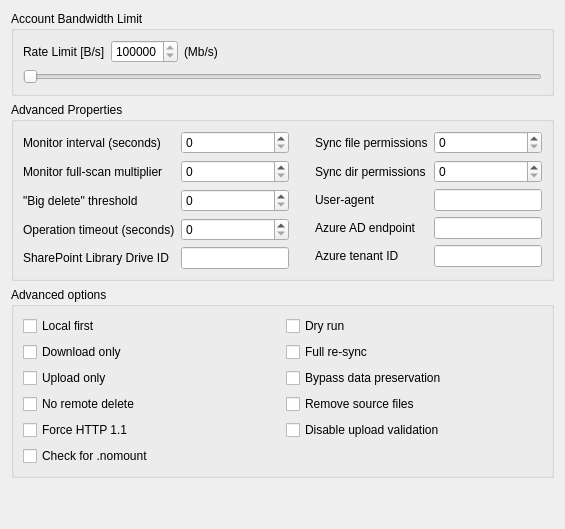
       <widget class="QWidget" name="tab_2">
        <attribute name="title">
         <string>Sync Options</string>
        </attribute>
        <layout class="QVBoxLayout" name="verticalLayout_8">
         <item>
          <widget class="QGroupBox" name="groupBox_10">
           <property name="toolTip">
            <string>&lt;html&gt;&lt;head/&gt;&lt;body&gt;&lt;p&gt;To minimise the Internet bandwidth for upload and download operations, you can configure the bandwidth limit option. &lt;/p&gt;&lt;/body&gt;&lt;/html&gt;</string>
           </property>
           <property name="title">
            <string>Account Bandwidth Limit</string>
           </property>
           <layout class="QGridLayout" name="gridLayout_11">
            <item row="0" column="1">
             <widget class="QSpinBox" name="spinBox_rate_limit">
              <property name="minimum">
               <number>131072</number>
              </property>
              <property name="maximum">
               <number>125000000</number>
              </property>
              <property name="singleStep">
               <number>12500</number>
              </property>
             </widget>
            </item>
            <item row="0" column="0">
             <widget class="QLabel" name="label_rate_limit">
              <property name="text">
               <string>Rate Limit [B/s]</string>
              </property>
             </widget>
            </item>
            <item row="1" column="0" colspan="4">
             <widget class="QSlider" name="horizontalSlider_rate_limit">
              <property name="minimum">
               <number>125000</number>
              </property>
              <property name="maximum">
               <number>125000000</number>
              </property>
              <property name="singleStep">
               <number>12500</number>
              </property>
              <property name="pageStep">
               <number>12500</number>
              </property>
              <property name="orientation">
               <enum>Qt::Horizontal</enum>
              </property>
             </widget>
            </item>
            <item row="0" column="3">
             <spacer name="horizontalSpacer">
              <property name="orientation">
               <enum>Qt::Horizontal</enum>
              </property>
              <property name="sizeHint" stdset="0">
               <size>
                <width>40</width>
                <height>20</height>
               </size>
              </property>
             </spacer>
            </item>
            <item row="0" column="2">
             <widget class="QLabel" name="label_rate_limit_mbps">
              <property name="text">
               <string>(Mb/s)</string>
              </property>
             </widget>
            </item>
           </layout>
          </widget>
         </item>
         <item>
          <widget class="QGroupBox" name="groupBox_4">
           <property name="title">
            <string>Advanced Properties</string>
           </property>
           <layout class="QHBoxLayout" name="horizontalLayout">
            <item>
             <layout class="QFormLayout" name="formLayout_4">
              <item row="0" column="0">
               <widget class="QLabel" name="label_monitor_interval">
                <property name="toolTip">
                 <string>&lt;html&gt;&lt;head/&gt;&lt;body&gt;&lt;p&gt;The monitor interval is defined as the wait time 'between' sync's when running in monitor mode. When this interval expires, the client will check OneDrive for changes online, performing data integrity checks and scanning the local &lt;span style=&quot; font-weight:700;&quot;&gt;Sync Directory&lt;/span&gt; for new content.&lt;br/&gt;&lt;/p&gt;&lt;p&gt;By default without configuration, monitor interval is set to &lt;span style=&quot; font-weight:700;&quot;&gt;300&lt;/span&gt; seconds. Setting this value to &lt;span style=&quot; font-weight:700;&quot;&gt;600&lt;/span&gt; will run the sync process every &lt;span style=&quot; font-weight:700;&quot;&gt;10 minutes&lt;/span&gt;.&lt;/p&gt;&lt;/body&gt;&lt;/html&gt;</string>
                </property>
                <property name="text">
                 <string>Monitor interval (seconds)</string>
                </property>
               </widget>
              </item>
              <item row="0" column="1">
               <widget class="QSpinBox" name="spinBox_monitor_interval">
                <property name="maximum">
                 <number>1000000</number>
                </property>
               </widget>
              </item>
              <item row="1" column="0">
               <widget class="QLabel" name="label_monitor_fullscan_frequency">
                <property name="toolTip">
                 <string>&lt;html&gt;&lt;head/&gt;&lt;body&gt;&lt;p&gt;This configuration option controls the number of 'monitor_interval' iterations between when a full scan of your data is performed to ensure data integrity and consistency.&lt;/p&gt;&lt;p&gt;&lt;br/&gt;&lt;/p&gt;&lt;p&gt;By default without configuration, 'monitor_fullscan_frequency' is set to 12. In this default state, this means that a full scan is performed every 'monitor_interval' x 'monitor_fullscan_frequency' = 3600 seconds. This is only applicable when running in --monitor mode.&lt;/p&gt;&lt;p&gt;&lt;br/&gt;&lt;/p&gt;&lt;p&gt;Setting this value to 24 means that the full scan of OneDrive and checking the integrity of the data stored locally will occur every 2 hours (assuming 'monitor_interval' is set to 300 seconds).&lt;/p&gt;&lt;/body&gt;&lt;/html&gt;</string>
                </property>
                <property name="text">
                 <string>Monitor full-scan multiplier</string>
                </property>
               </widget>
              </item>
              <item row="1" column="1">
               <widget class="QSpinBox" name="spinBox_monitor_fullscan_frequency">
                <property name="maximum">
                 <number>1000000</number>
                </property>
               </widget>
              </item>
              <item row="2" column="0">
               <widget class="QLabel" name="label_classify_as_big_delete">
                <property name="toolTip">
                 <string>Number of children in a path that is locally removed which will be classified as a 'big data delete'</string>
                </property>
                <property name="text">
                 <string>&quot;Big delete&quot; threshold</string>
                </property>
               </widget>
              </item>
              <item row="2" column="1">
               <widget class="QSpinBox" name="spinBox_classify_as_big_delete">
                <property name="maximum">
                 <number>1000000</number>
                </property>
               </widget>
              </item>
              <item row="3" column="0">
               <widget class="QLabel" name="label_operation_timeout">
                <property name="toolTip">
                 <string>Operation Timeout is the maximum amount of time (seconds) a file operation is allowed to take. This includes DNS resolution, connecting, data transfer, etc.</string>
                </property>
                <property name="text">
                 <string>Operation timeout (seconds)</string>
                </property>
               </widget>
              </item>
              <item row="3" column="1">
               <widget class="QSpinBox" name="spinBox_operation_timeout">
                <property name="maximum">
                 <number>1000000</number>
                </property>
               </widget>
              </item>
              <item row="4" column="0">
               <widget class="QLabel" name="label_drive_id">
                <property name="text">
                 <string>SharePoint Library Drive ID</string>
                </property>
               </widget>
              </item>
              <item row="4" column="1">
               <widget class="QLineEdit" name="lineEdit_drive_id"/>
              </item>
             </layout>
            </item>
            <item>
             <layout class="QGridLayout" name="gridLayout_10">
              <item row="0" column="0">
               <spacer name="horizontalSpacer_2">
                <property name="orientation">
                 <enum>Qt::Horizontal</enum>
                </property>
                <property name="sizeType">
                 <enum>QSizePolicy::Fixed</enum>
                </property>
                <property name="sizeHint" stdset="0">
                 <size>
                  <width>20</width>
                  <height>20</height>
                 </size>
                </property>
               </spacer>
              </item>
             </layout>
            </item>
            <item>
             <layout class="QFormLayout" name="formLayout_5">
              <item row="0" column="0">
               <widget class="QLabel" name="label_sync_file_permissions">
                <property name="toolTip">
                 <string>&lt;html&gt;&lt;head/&gt;&lt;body&gt;&lt;p&gt;Valid permission values are from &lt;span style=&quot; font-weight:700;&quot;&gt;000&lt;/span&gt; to &lt;span style=&quot; font-weight:700;&quot;&gt;777&lt;/span&gt; only. Important: Special permission bits (setuid, setgid, sticky bit) are not supported. &lt;/p&gt;&lt;p&gt;First number: Permissions for you, the owner&lt;/p&gt;&lt;p&gt;Second number: Permissions for users of the same group as you&lt;/p&gt;&lt;p&gt;Third number: Permissions for all other users&lt;/p&gt;&lt;p&gt;&lt;span style=&quot; font-weight:700;&quot;&gt;0&lt;/span&gt; = None, &lt;span style=&quot; font-weight:700;&quot;&gt;1&lt;/span&gt; = Execute, &lt;span style=&quot; font-weight:700;&quot;&gt;2&lt;/span&gt; = Write, &lt;span style=&quot; font-weight:700;&quot;&gt;3&lt;/span&gt; = Write/Execute,&lt;/p&gt;&lt;p&gt;&lt;span style=&quot; font-weight:700;&quot;&gt;4&lt;/span&gt; = Read, &lt;span style=&quot; font-weight:700;&quot;&gt;5&lt;/span&gt; = Read/Execute, &lt;span style=&quot; font-weight:700;&quot;&gt;6&lt;/span&gt; = Read/Write, &lt;span style=&quot; font-weight:700;&quot;&gt;7&lt;/span&gt; = Read/Write/Execute&lt;/p&gt;&lt;p&gt;&lt;span style=&quot; font-weight:700;&quot;&gt;Default&lt;/span&gt;: 600 - You can read/write, others have no permissions&lt;/p&gt;&lt;/body&gt;&lt;/html&gt;</string>
                </property>
                <property name="text">
                 <string>Sync file permissions</string>
                </property>
               </widget>
              </item>
              <item row="0" column="1">
               <widget class="QSpinBox" name="spinBox_sync_file_permissions">
                <property name="maximum">
                 <number>777</number>
                </property>
               </widget>
              </item>
              <item row="1" column="0">
               <widget class="QLabel" name="label_sync_dir_permissions">
                <property name="toolTip">
                 <string>&lt;html&gt;&lt;head/&gt;&lt;body&gt;&lt;p&gt;Valid permission values are from &lt;span style=&quot; font-weight:700;&quot;&gt;000&lt;/span&gt; to &lt;span style=&quot; font-weight:700;&quot;&gt;777&lt;/span&gt; only. Important: Special permission bits (setuid, setgid, sticky bit) are not supported. &lt;/p&gt;&lt;p&gt;First number: Permissions for you, the owner&lt;/p&gt;&lt;p&gt;Second number: Permissions for users of the same group as you&lt;/p&gt;&lt;p&gt;Third number: Permissions for all other users&lt;/p&gt;&lt;p&gt;&lt;span style=&quot; font-weight:700;&quot;&gt;0&lt;/span&gt; = None, &lt;span style=&quot; font-weight:700;&quot;&gt;1&lt;/span&gt; = Execute, &lt;span style=&quot; font-weight:700;&quot;&gt;2&lt;/span&gt; = Write, &lt;span style=&quot; font-weight:700;&quot;&gt;3&lt;/span&gt; = Write/Execute,&lt;/p&gt;&lt;p&gt;&lt;span style=&quot; font-weight:700;&quot;&gt;4&lt;/span&gt; = Read, &lt;span style=&quot; font-weight:700;&quot;&gt;5&lt;/span&gt; = Read/Execute, &lt;span style=&quot; font-weight:700;&quot;&gt;6&lt;/span&gt; = Read/Write, &lt;span style=&quot; font-weight:700;&quot;&gt;7&lt;/span&gt; = Read/Write/Execute&lt;/p&gt;&lt;p&gt;The execute permission is required to open directories.&lt;/p&gt;&lt;p&gt;&lt;span style=&quot; font-weight:700;&quot;&gt;Default&lt;/span&gt;: 700 - You can read/write/execute, others have no permissions&lt;/p&gt;&lt;/body&gt;&lt;/html&gt;</string>
                </property>
                <property name="text">
                 <string>Sync dir permissions</string>
                </property>
               </widget>
              </item>
              <item row="1" column="1">
               <widget class="QSpinBox" name="spinBox_sync_dir_permissions">
                <property name="maximum">
                 <number>777</number>
                </property>
               </widget>
              </item>
              <item row="2" column="0">
               <widget class="QLabel" name="label_user_agent">
                <property name="toolTip">
                 <string>Specify a User Agent string to the http client</string>
                </property>
                <property name="text">
                 <string>User-agent</string>
                </property>
               </widget>
              </item>
              <item row="2" column="1">
               <widget class="QLineEdit" name="lineEdit_user_agent">
                <property name="maximumSize">
                 <size>
                  <width>16777215</width>
                  <height>16777215</height>
                 </size>
                </property>
                <property name="maxLength">
                 <number>32767</number>
                </property>
               </widget>
              </item>
              <item row="3" column="0">
               <widget class="QLabel" name="label_azure_ad_endpoint">
                <property name="toolTip">
                 <string>&lt;html&gt;&lt;head/&gt;&lt;body&gt;&lt;p&gt;Refer to the documentation for &lt;a href=&quot;https://github.com/abraunegg/onedrive/blob/master/docs/USAGE.md#configuring-the-client-for-single-tenant-application-use&quot;&gt;&lt;span style=&quot; text-decoration: underline; color:#5e81ac;&quot;&gt;single tenant application use&lt;/span&gt;&lt;/a&gt;.&lt;/p&gt;&lt;/body&gt;&lt;/html&gt;</string>
                </property>
                <property name="text">
                 <string>Azure AD endpoint</string>
                </property>
               </widget>
              </item>
              <item row="3" column="1">
               <widget class="QLineEdit" name="lineEdit_azure_ad_endpoint">
                <property name="maximumSize">
                 <size>
                  <width>16777215</width>
                  <height>16777215</height>
                 </size>
                </property>
               </widget>
              </item>
              <item row="4" column="0">
               <widget class="QLabel" name="label_azure_tenant_id">
                <property name="toolTip">
                 <string>&lt;html&gt;&lt;head/&gt;&lt;body&gt;&lt;p&gt;Refer to the documentation for &lt;a href=&quot;https://github.com/abraunegg/onedrive/blob/master/docs/USAGE.md#configuring-the-client-for-single-tenant-application-use&quot;&gt;&lt;span style=&quot; text-decoration: underline; color:#5e81ac;&quot;&gt;single tenant application use&lt;/span&gt;&lt;/a&gt;.&lt;/p&gt;&lt;/body&gt;&lt;/html&gt;</string>
                </property>
                <property name="text">
                 <string>Azure tenant ID</string>
                </property>
               </widget>
              </item>
              <item row="4" column="1">
               <widget class="QLineEdit" name="lineEdit_azure_tenant_id">
                <property name="maximumSize">
                 <size>
                  <width>16777215</width>
                  <height>16777215</height>
                 </size>
                </property>
               </widget>
              </item>
             </layout>
            </item>
           </layout>
          </widget>
         </item>
         <item>
          <widget class="QGroupBox" name="groupBox_5">
           <property name="toolTip">
            <string>&lt;html&gt;&lt;head/&gt;&lt;body&gt;&lt;p&gt;Perform a 'one-way' upload sync.&lt;br/&gt;&lt;/p&gt;&lt;p&gt;&lt;span style=&quot; font-weight:700;&quot;&gt;Note&lt;/span&gt;: If a file or folder is present on OneDrive, that does not exist locally, it will be removed. &lt;/p&gt;&lt;p&gt;If the data on OneDrive should be kept, please enable '&lt;span style=&quot; font-weight:700;&quot;&gt;No remote delete&lt;/span&gt;' option.&lt;/p&gt;&lt;/body&gt;&lt;/html&gt;</string>
           </property>
           <property name="title">
            <string>Advanced options</string>
           </property>
           <layout class="QGridLayout" name="gridLayout_4">
            <item row="4" column="1">
             <widget class="QCheckBox" name="checkBox_force_http_11">
              <property name="toolTip">
               <string>Forces the use of HTTP/1.1 instead of the default HTTP/2 .</string>
              </property>
              <property name="text">
               <string>Force HTTP 1.1</string>
              </property>
             </widget>
            </item>
            <item row="2" column="1">
             <widget class="QCheckBox" name="checkBox_upload_only">
              <property name="toolTip">
               <string>Replicate the locally configured sync_dir state to OneDrive, by only uploading local changes to OneDrive. 

Do not download changes from OneDrive.</string>
              </property>
              <property name="text">
               <string>Upload only</string>
              </property>
             </widget>
            </item>
            <item row="3" column="1">
             <widget class="QCheckBox" name="checkBox_no_remote_delete">
              <property name="toolTip">
               <string>Do not delete local file 'deletes' from OneDrive when using --upload-only</string>
              </property>
              <property name="text">
               <string>No remote delete</string>
              </property>
             </widget>
            </item>
            <item row="5" column="1">
             <widget class="QCheckBox" name="checkBox_check_nomount">
              <property name="toolTip">
               <string>&lt;html&gt;&lt;head/&gt;&lt;body&gt;&lt;pre style=&quot; margin-top:0px; margin-bottom:16px; margin-left:0px; margin-right:0px; -qt-block-indent:0; text-indent:0px; line-height:145%;&quot;&gt;&lt;span style=&quot; font-family:'ui-monospace','SFMono-Regular','SF Mono','Menlo','Consolas','Liberation Mono','monospace'; color:#c9d1d9; background-color:transparent;&quot;&gt;Check for the presence of &lt;/span&gt;&lt;span style=&quot; font-family:'ui-monospace','SFMono-Regular','SF Mono','Menlo','Consolas','Liberation Mono','monospace'; font-weight:700; color:#c9d1d9; background-color:transparent;&quot;&gt;.nosync&lt;/span&gt;&lt;span style=&quot; font-family:'ui-monospace','SFMono-Regular','SF Mono','Menlo','Consolas','Liberation Mono','monospace'; color:#c9d1d9; background-color:transparent;&quot;&gt; in the syncdir root. If found, do not perform sync.&lt;/span&gt;&lt;/pre&gt;&lt;/body&gt;&lt;/html&gt;</string>
              </property>
              <property name="text">
               <string>Check for .nomount</string>
              </property>
             </widget>
            </item>
            <item row="1" column="1">
             <widget class="QCheckBox" name="checkBox_download_only">
              <property name="toolTip">
               <string>Replicate the OneDrive online state locally, by only downloading changes from OneDrive. 

Do not upload local changes to OneDrive.</string>
              </property>
              <property name="text">
               <string>Download only</string>
              </property>
             </widget>
            </item>
            <item row="0" column="1">
             <widget class="QCheckBox" name="checkBox_local_first">
              <property name="toolTip">
               <string>Synchronize from the local directory source first, before downloading changes from OneDrive.</string>
              </property>
              <property name="text">
               <string>Local first</string>
              </property>
             </widget>
            </item>
            <item row="0" column="2">
             <widget class="QCheckBox" name="checkBox_dry_run">
              <property name="toolTip">
               <string>Perform a trial sync with no changes made.</string>
              </property>
              <property name="text">
               <string>Dry run</string>
              </property>
             </widget>
            </item>
            <item row="1" column="2">
             <widget class="QCheckBox" name="checkBox_resync">
              <property name="toolTip">
               <string>Forget the last saved state, perform a full sync.</string>
              </property>
              <property name="text">
               <string>Full re-sync</string>
              </property>
             </widget>
            </item>
            <item row="2" column="2">
             <widget class="QCheckBox" name="checkBox_bypass_data_preservation">
              <property name="text">
               <string>Bypass data preservation</string>
              </property>
             </widget>
            </item>
            <item row="3" column="2">
             <widget class="QCheckBox" name="checkBox_remove_source_files">
              <property name="toolTip">
               <string>Remove source file after successful transfer to OneDrive when using --upload-only .</string>
              </property>
              <property name="text">
               <string>Remove source files</string>
              </property>
             </widget>
            </item>
            <item row="4" column="2">
             <widget class="QCheckBox" name="checkBox_disable_upload_validation">
              <property name="toolTip">
               <string>Disable download validation when downloading from OneDrive.</string>
              </property>
              <property name="text">
               <string>Disable upload validation</string>
              </property>
             </widget>
            </item>
           </layout>
          </widget>
         </item>
         <item>
          <spacer name="verticalSpacer_4">
           <property name="orientation">
            <enum>Qt::Vertical</enum>
           </property>
           <property name="sizeHint" stdset="0">
            <size>
             <width>20</width>
             <height>40</height>
            </size>
           </property>
          </spacer>
         </item>
        </layout>
       </widget>
